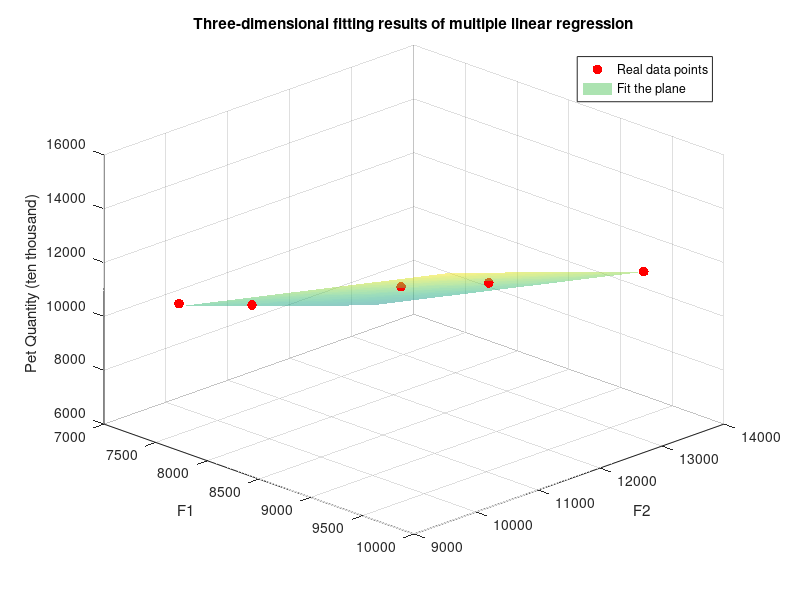

Recreate this plot in MATLAB.
% 自变量和应变量数据
F1 = [7157.60134; 7590.97337; 8486.58239; 9011.917775; 9792.36871];
F2 = [9946.691286; 10402.41392; 11313.21852; 11853.15074; 13050.0634];
pet_quantity = [9915; 10084; 11235; 11655; 12155]; % 宠物数量 (万)

% 构造自变量矩阵 (加上偏置项)
X = [ones(size(F1)), F1, F2];

% 回归计算
b = regress(pet_quantity, X);

% 预测值
predicted_quantity = X * b;

% 绘制三维散点图
figure;
scatter3(F1, F2, pet_quantity, 50, 'r', 'filled'); % 真实数据点
hold on;

% 绘制拟合平面
[F1_grid, F2_grid] = meshgrid(linspace(min(F1), max(F1), 20), linspace(min(F2), max(F2), 20));
z_fit = b(1) + b(2)*F1_grid + b(3)*F2_grid;
surf(F1_grid, F2_grid, z_fit, 'EdgeColor', 'none', 'FaceAlpha', 0.5); % 拟合平面

% 图形设置
xlabel('F1');
ylabel('F2');
zlabel('Pet Quantity (ten thousand)');
title('Three-dimensional fitting results of multiple linear regression');
grid on;
view(45, 30); % 设置视角
legend('Real data points', 'Fit the plane');
hold off;
